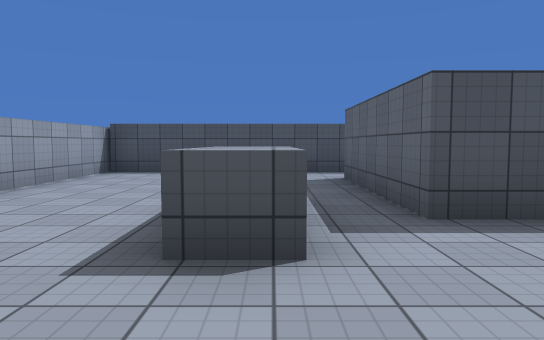
View 1 (above)

13 first-person views from a walk through a scene from a Unity 3-D project. The camera is 1.3 m above the floor, tilts 4° down and sees 70° across. The floor is counted in squares, 2 m on a side. Each view is taken from the middle of a square. On the plan, view 1 faces up. The plan holds only what a view shows up to about 11 squares ahead; the rest is blank. Surface patterns are stand-ins for the level's own textures.

View 2
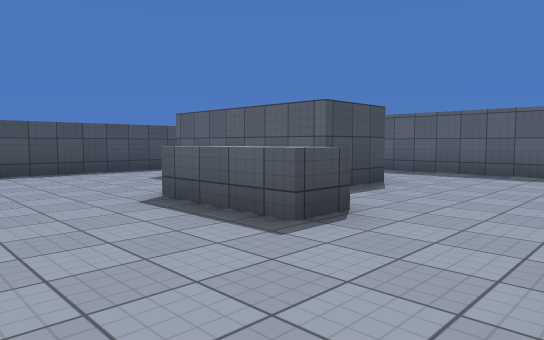

View 3
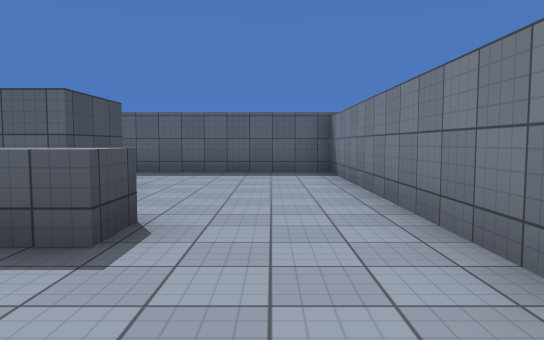

View 4
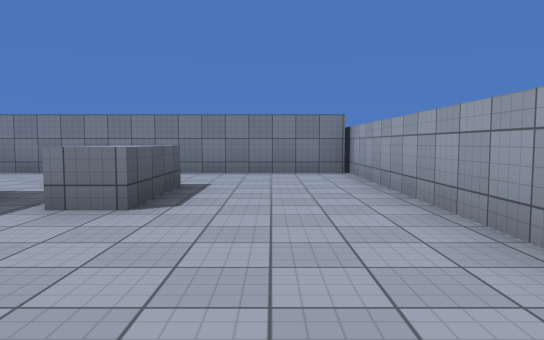

View 5
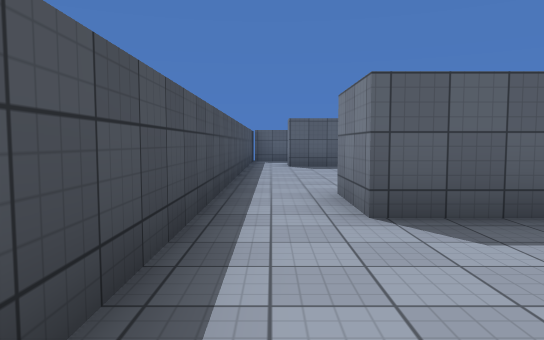

View 6
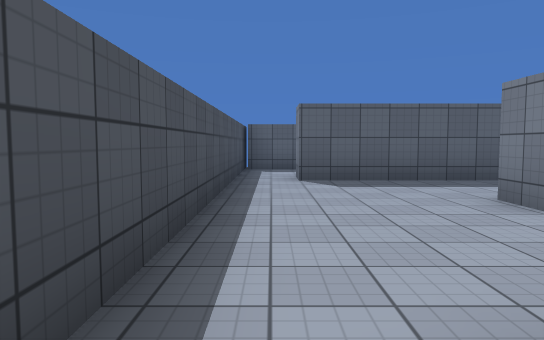

View 7
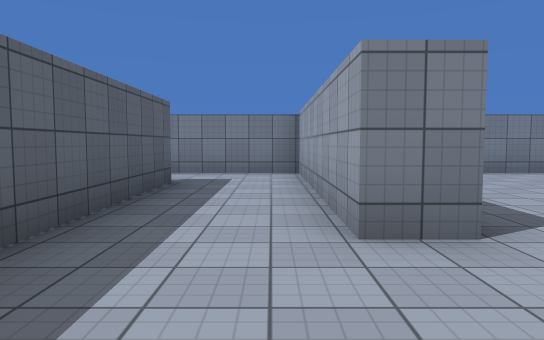

View 8
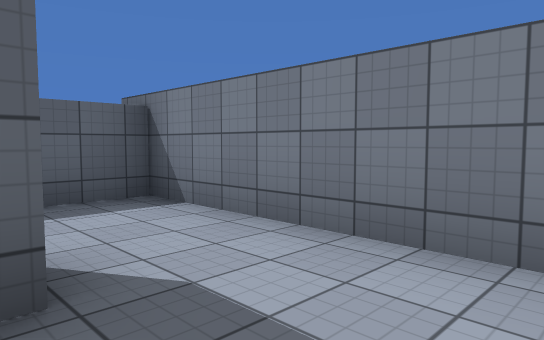

View 9
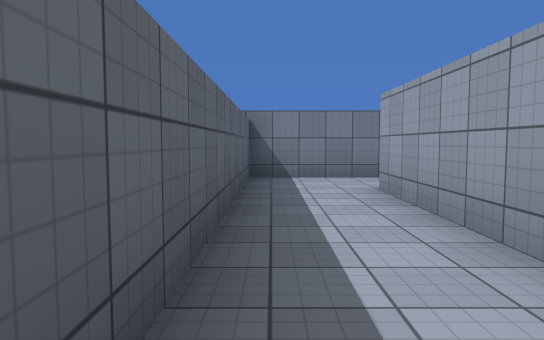

View 10
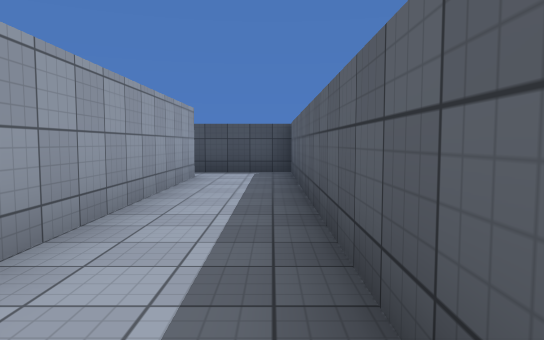

View 11
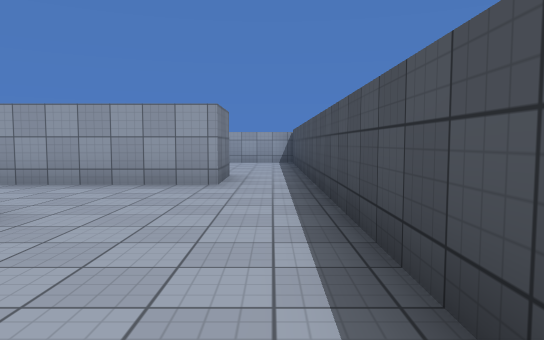

View 12
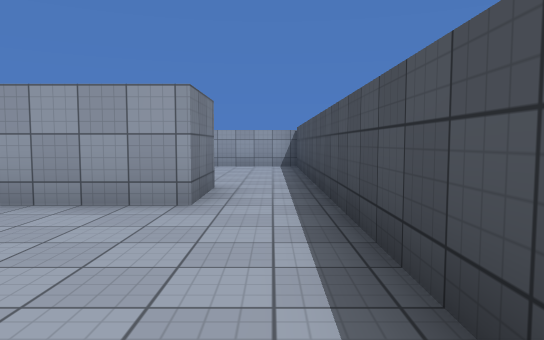

View 13
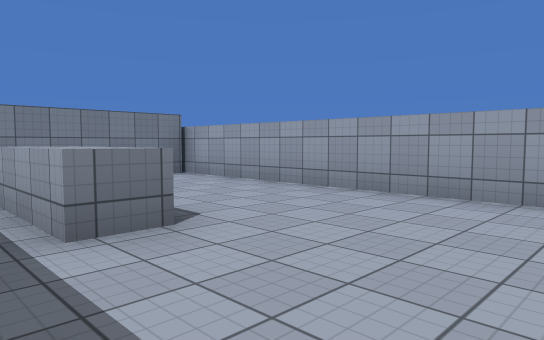

### Floor plan
Ten units are one square. View 1 is at (0, 0); x grows to the right and y downward. Boxes are objects, and circles mark ways between rooms. Rooms are numbered by the first view taken in them; rooms with no view inside come last. Other rooms are left out.
<svg viewBox="-42 -92 161 107">
<path fill="none" stroke="#000" d="M2 -43 2 -21 -6 -21 -6 -43 2 -43M30 -33 13 -33 13 -72 30 -72M30 -55 30 -38M35 -87 -37 -87 -37 10M-36 3 56 3 56 -48M55 -54 64 -54 64 3 94 3M87 -15 87 -75 95 -75M94 -87 35 -87M30 -72 30 -55M95 -75 95 -15M94 3 114 3 114 -87 94 -87"/>
<circle cx="25" cy="-80" r="3" fill="#2a7"/>
<circle cx="45" cy="-45" r="3" fill="#2a7"/>
<circle cx="90" cy="-5" r="3" fill="#2a7"/>
<circle cx="90" cy="-80" r="3" fill="#2a7"/>
<text x="10" y="-40">1</text>
<text x="70" y="-50">2</text>
<text x="100" y="-40">3</text>
</svg>
Room 1 opens to room 2. Room 2 opens to room 3.

Where each view was taken, in squares from view 1:
view 1: 0 up, 0 right, facing up
view 2: 0 up, 3 left, facing up-right
view 3: 1 up, 3 left, facing right
view 4: 8 up, 2 left, facing down
view 5: 8 up, 2 left, facing right
view 6: 8 up, 2 right, facing right
view 7: 8 up, 7 right, facing down
view 8: 2 up, 7 right, facing down-right
view 9: 7 up, 11 right, facing down
view 10: 0 up, 11 right, facing up
view 11: 8 up, 9 right, facing left
view 12: 8 up, 7 right, facing left
view 13: 7 up, 1 right, facing down-left
